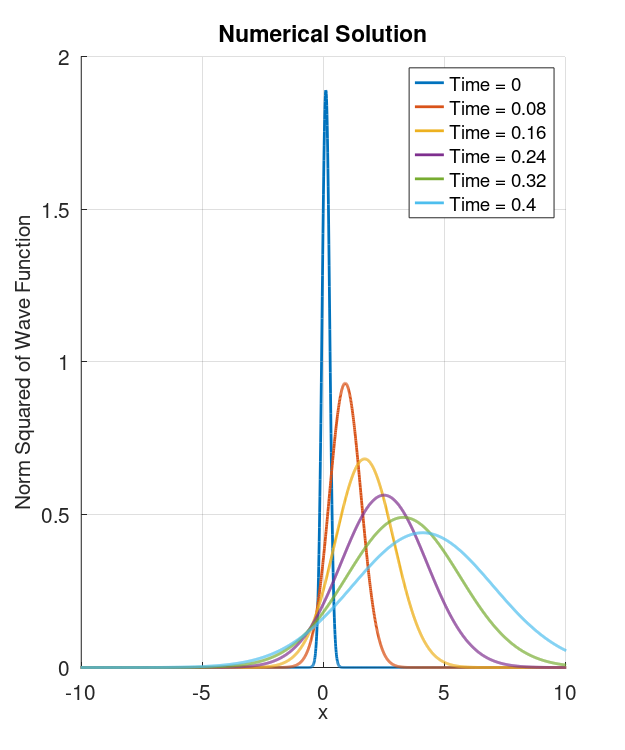

This chart was generated by the following MATLAB code:
function FreeSchrodinger()
close all
fsz = 15; % fontsize

% solves u_t = i/2 u_{xx};

%Space Parameters
L = 40;                 %Length of x-interval
N = 4096;               %Coallocation Points
dx = L/N;
x = linspace(-L/2,L/2,N+1);
x(end) = [];

% Time Parameters
dt = 0.01;
tmax = 0.4;
t = 0;
pause_duration = 0.05;
epsilon = 1e-15;

% Frequencies
k = -N/2 : (N/2 - 1); % wave numbers
freq = k.*(2*pi/L); 
freq2 = freq.^2;

% Initial Data
k0 = 10;
sigma = 0.1;
u0 = power( 1/(2*pi*sigma^2), 1/4).*exp(- x.^2/(4*sigma^2) + 1i*k0.*x);

% Solution via two methods
u_dft = u0;
u_rk = u0;

% Figure
figure(1); clf;   % Create a new figure
hold on;
legendLabels = cell(1, 6);  % Initialize cell array to store legend labels

%Plot initial figures
%figure(1); clf; 
%probability = prob(sigma,k0,x,t);
%hpic1 = plot(x, sqrt(probability),'LineWidth',2,'color','b'); 
%hold on;
%hpic2 = plot(x, abs(u0),'LineWidth',2,'color','r'); 
%hpic3 = plot(x, abs(u0),'LineWidth',2,'color','g'); 
%xlabel('x','FontSize',fsz);
%ylabel('Norm Squared of Wave Function','FontSize',fsz);
%set(gca,'FontSize',fsz);
%grid
%drawnow

while(t <= tmax+epsilon)

    %METHOD 1: Discrete Fourier Transform

    % u0 in Fourier space
    v_dft = fftshift(fft(u_dft));

    % solve in Fourier space.
    vnew_dft = exp(-0.5i*dt.*freq2).*v_dft;

    % return to real space
    unew_dft = ifft(ifftshift(vnew_dft)); 

    %METHOD 2: Method of Lines + RK4

    % RK4 step
    k1=rhs(dx,u_rk);
    k2=rhs(dx,u_rk+0.5*dt*k1);
    k3=rhs(dx,u_rk+0.5*dt*k2);
    k4=rhs(dx,u_rk+dt*k3);
    unew_rk=u_rk+(dt/6).*(k1+2*k2+2*k3+k4);

    % Update varibales etc.
    probability = prob(sigma,k0,x,t);
    trapz(x,probability);
    u_dft = unew_dft;
    u_rk = unew_rk;

    %update plots
    z = abs(5*t/tmax-round(5*t/tmax));
    if z < 10*epsilon
        plot(x, abs(u_dft),'LineWidth',2);
        %plot(x, sqrt(probability),'LineWidth',2);
        legendLabels{int32(round(5*t/tmax))+1} = sprintf('Time = %g', t);
        xlabel('x','FontSize',fsz);
        ylabel('Norm Squared of Wave Function','FontSize',fsz);
        title('Numerical Solution');
        %xlim([-L/4,L/4])
        set(gca,'FontSize',fsz);
        set(gcf, 'PaperSize', [6.25 7.5]);
        set(gcf, 'PaperPositionMode', 'manual');
        set(gcf, 'PaperPosition', [0 0 6.25 7.5]);
        xlim([-L/4,L/4]);
        grid on;
        drawnow
    end

    %update time
    t=t+dt;

    %set(hpic1,'xdata',x,'ydata', sqrt(probability) );
    %set(hpic2,'xdata',x,'ydata', abs(u_dft) );
    %set(hpic3,'xdata',x,'ydata', abs(u_rk) );
    
    pause(pause_duration);
end

% Legend
legend(legendLabels, 'Location', 'best');

function rhs = prob(sigma,k,position,time)
    A1 = power(2/pi, 1/4);
    A2 = power( (1i*time)/sigma + 2*sigma, 1/2);
    A3 = 1i*position.^2 -2*k*sigma^2*(k*time - 2.*position);
    A4 = 2*(time - 2i*sigma^2);
    wave = (A1/A2)*exp(A3/A4);
    wave_conj = conj(wave);
    rhs=wave.*wave_conj;

function RHS=rhs(dx,u_inter)
    shiftedLeft = circshift(u_inter, [0, -1]);
    shiftedRight = circshift(u_inter, [0, +1]);
    RHS = (1i/(2*dx^2)).*( shiftedLeft + shiftedRight - 2.*u_inter );
